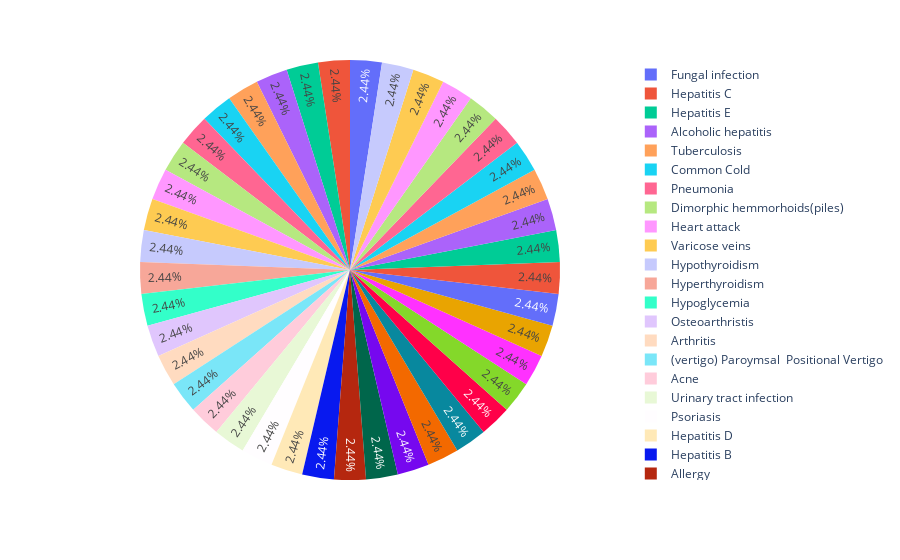

Notebook source saved alongside this figure:
### Code cell
w = data['prognosis'].value_counts()
import plotly.express as px
fig = px.pie(df,values='counts', names='unique_values')
fig.show()

### Figure 1 — Plotly figure (JSON) as saved in the notebook; plotly's stock layout.template omitted (floating-point values rounded to 4 significant figures)
{"data": [{"domain": {"x": [0, 1], "y": [0, 1]}, "hovertemplate": "unique_values=%{label}<br>counts=%{value}<extra></extra>", "labels": ["Fungal infection", "Hepatitis C", "Hepatitis E", "Alcoholic hepatitis", "Tuberculosis", "Common Cold", "Pneumonia", "Dimorphic hemmorhoids(piles)", "Heart attack", "Varicose veins", "Hypothyroidism", "Hyperthyroidism", "Hypoglycemia", "Osteoarthristis", "Arthritis", "(vertigo) Paroymsal  Positional Vertigo", "Acne", "Urinary tract infection", "Psoriasis", "Hepatitis D", "Hepatitis B", "Allergy", "hepatitis A", "GERD", "Chronic cholestasis", "Drug Reaction", "Peptic ulcer diseae", "AIDS", "Diabetes ", "Gastroenteritis", "Bronchial Asthma", "Hypertension ", "Migraine", "Cervical spondylosis", "Paralysis (brain hemorrhage)", "Jaundice", "Malaria", "Chicken pox", "Dengue", "Typhoid", "Impetigo"], "legendgroup": "", "name": "", "showlegend": true, "type": "pie", "values": [120, 120, 120, 120, 120, 120, 120, 120, 120, 120, 120, 120, 120, 120, 120, 120, 120, 120, 120, 120, 120, 120, 120, 120, 120, 120, 120, 120, 120, 120, 120, 120, 120, 120, 120, 120, 120, 120, 120, 120, 120]}], "layout": {"legend": {"tracegroupgap": 0}, "margin": {"t": 60}}}
